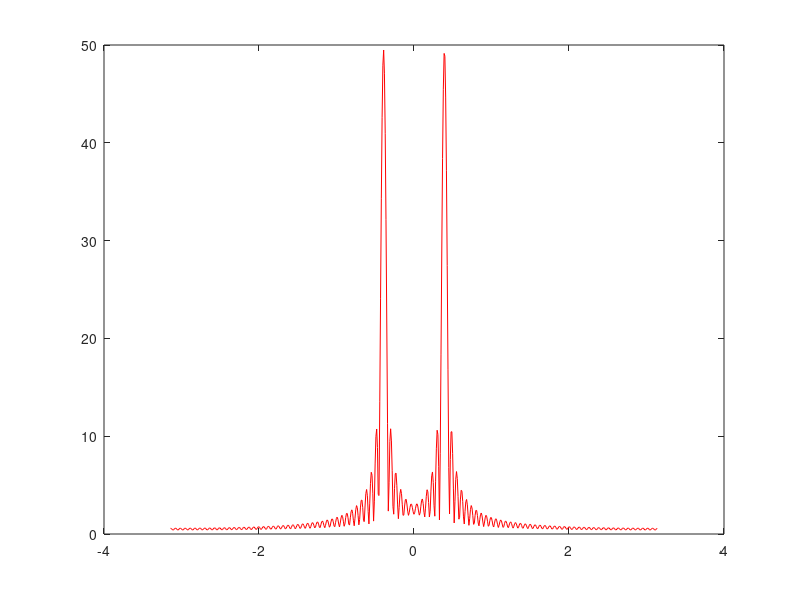

MATLAB code to generate this figure:
function ex2_2a()

w0 = pi/8;
w = -pi:0.01:pi;
n = 1:101-1;
%fi = linspace(0,2*pi,1000);
fi = 2*pi;
x = cos(w0.*n + fi);

X = freqz(x,1,w);
m = abs(X);
plot(w,m,'r')
%hold on
%fi = pi;
%x = cos(w0*n + fi);
%X = freqz(x,1,w);
%m = abs(X);
%plot(w,m,'b')
%hold on
%fi = 2*pi;
%x = cos(w0*n + fi);
%X = freqz(x,1,w);
%m = abs(X);
%plot(w,m,'g')

end